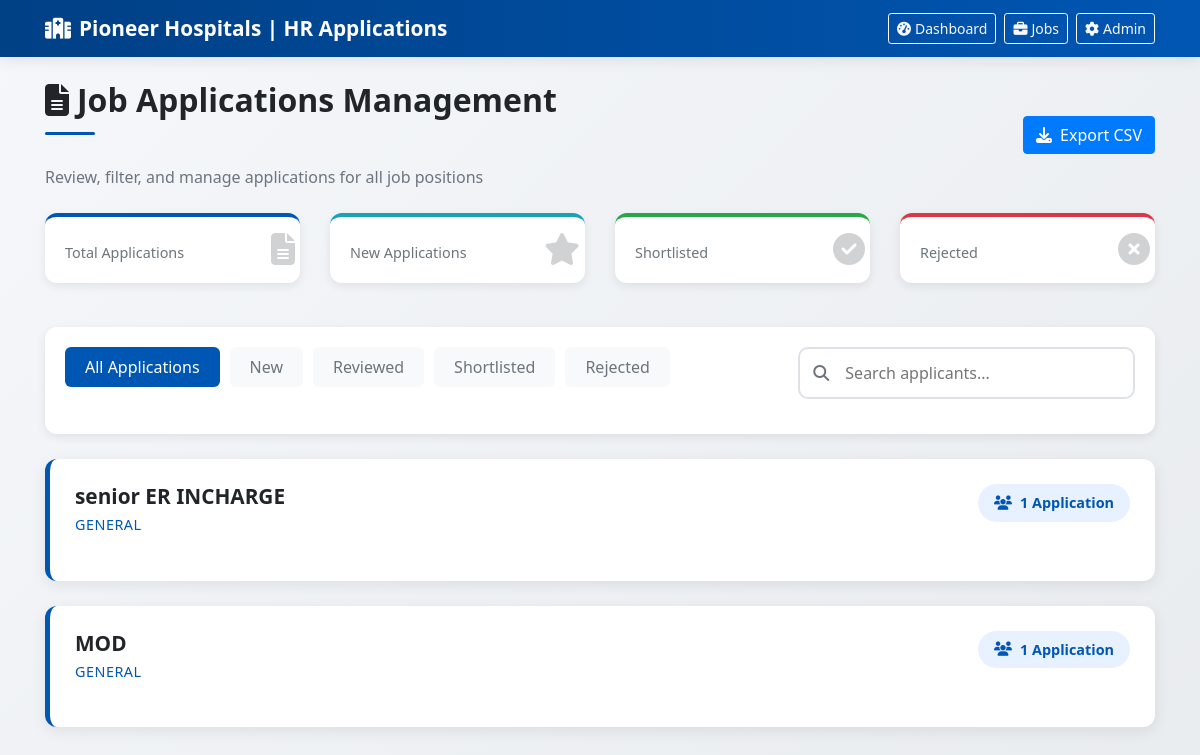
The page /hr/applications/ on the database as committed earlier.
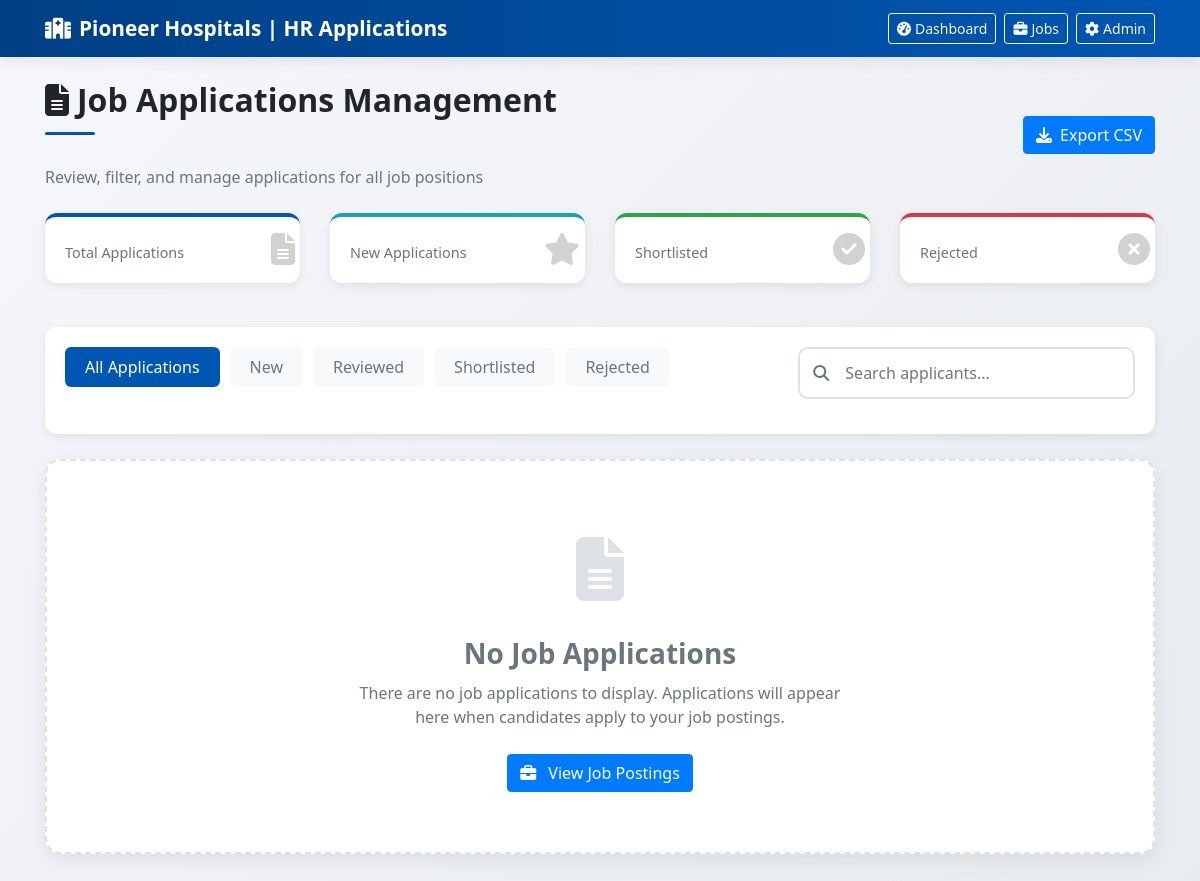
The same page on the database as committed later.
### base/models.py (models this page shows, shortened)
class jobnotification(models.Model):
    status_choices = (
        ('open', 'Open'),
        ('closed', 'Closed'),
    )
    experiance_choices = (
        ('Fresher', 'Fresher'),
        ('1-3 years', '1-3 years'),
        ('3-5 years', '3-5 years'),
        ('5+ years', '5+ years'),
    )
    job_type=(
        ('full-time','Full-Time'),
        ('part-time','Part-Time'),
    )
    title = models.CharField(max_length=200)
    description = models.TextField()
    job_type = models.CharField(max_length=20, choices=job_type, default='full-time')
    location = models.CharField(max_length=100)
    vaccancy_count = models.IntegerField()
    status = models.CharField(max_length=10, choices=status_choices, default='open')
    created_at = models.DateTimeField(auto_now_add=True)
    deadline = models.DateField()
    salary = models.CharField(max_length=100)
    is_published = models.BooleanField(default=False)
    experiance=models.CharField(max_length=20, choices=experiance_choices, default='Fresher')

### base/views.py (the view)
# urls.py: path('hr/applications/', views.hr_all_applications, name='hr_all_applications'),
def hr_all_applications(request):
    jobs = jobnotification.objects.prefetch_related('applications')
    return render(request, 'job_applications.html', {
        'jobs': jobs
    })

### base/templates/job_applications.html (shortened to what the changed rows need)
<!DOCTYPE html>
<html lang="en">
<head>
    <link rel="stylesheet" href="https://cdn.jsdelivr.net/npm/bootstrap@4.6.2/dist/css/bootstrap.min.css">
    <link rel="stylesheet" href="https://cdnjs.cloudflare.com/ajax/libs/font-awesome/6.4.0/css/all.min.css">
    <link rel="stylesheet" href="https://cdn.datatables.net/1.13.6/css/dataTables.bootstrap4.min.css">
</head>
<body>
    <div class="container mt-4">
        <div class="d-flex justify-content-between align-items-center mb-4">
            <div>
                <h2 class="page-title">
                    <i class="fas fa-file-alt mr-2"></i>Job Applications Management
                </h2>
            </div>
        </div>
        <div id="applicationsList">
            {% if jobs %}
                {% for job in jobs %}
                    <div class="job-card" data-job-id="{{ job.id }}">
                        <div class="job-header" onclick="toggleApplications('{{ job.id }}')">
                            <div>
                                <h3 class="job-title">{{ job.title }}</h3>
                                <div class="job-department">{{ job.department|default:"General" }}</div>
                            </div>
                            <div class="application-count">
                                <i class="fas fa-users"></i>
                                {{ job.applications.count }} Application{% if job.applications.count != 1 %}s{% endif %}
                            </div>
                        </div>
                    </div>
                {% endfor %}
            {% else %}
                <div class="empty-state">
                    <div class="empty-icon">
                        <i class="fas fa-file-alt"></i>
                    </div>
                    <h3 class="empty-title">No Job Applications</h3>
                    <p class="empty-text">
                        There are no job applications to display. Applications will appear here when candidates apply to your job postings.
                    </p>
                    <a href="{% url 'job_notification' %}" class="btn btn-primary">
                        <i class="fas fa-briefcase mr-2"></i> View Job Postings
                    </a>
                </div>
            {% endif %}
        </div>
    </div>
</body>
</html>

Rows that differ between the two databases and show on the page:
removed jobnotification: title "senior ER INCHARGE", department "GENERAL", applications.count "1"
removed jobnotification: title "MOD", department "GENERAL", applications.count "1"
Other text that changed with them:
text now shown: "No Job Applications There are no job applications to display. Applications will appear here when candidates apply to your job postings. View Job Postings"
